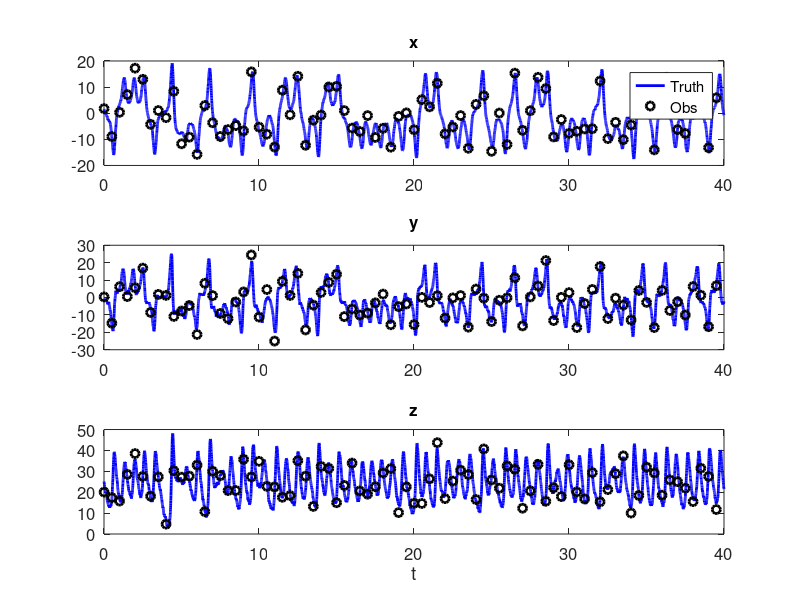

This chart was generated by the following MATLAB code:
% Chapter 5.
% Generate the truth signal of the noisy L63 model for the test using ETKF
rng(10) % fix the random number seed
T = 40; % total time length
dt = 0.005; % numerical integration time step 
dt_obs = .5; % observational time step
obs_noise = 3; % observational noise
N = round(T/dt); % total numerical integration steps
N_gap = round(dt_obs/dt); % observational gap: every 'N_gap' numerical integration steps to have one observation
% model parameters
sigma = 10;
rho = 28;
beta = 8/3;
sigma_x = sqrt(2);  
sigma_y = sqrt(12);
sigma_z = sqrt(12);
% the state variables
x_truth = zeros(1,N);
y_truth = zeros(1,N);
z_truth = zeros(1,N);
% initial values
x_truth(1) =  1.5+0.1;
y_truth(1) = -1.5+0.1;
z_truth(1) =  25+0.1;
% numerical integration, generating the true signal
for i = 2:N
    x_truth(i) = x_truth(i-1) + sigma * (y_truth(i-1) - x_truth(i-1)) * dt + sigma_x * sqrt(dt) * randn;
    y_truth(i) = y_truth(i-1) + (x_truth(i-1) * (rho - z_truth(i-1)) - y_truth(i-1)) * dt + sigma_y * sqrt(dt) * randn;
    z_truth(i) = z_truth(i-1) + (x_truth(i-1) * y_truth(i-1) - beta * z_truth(i-1)) * dt + sigma_z * sqrt(dt) * randn;
end
% adding observational noise to the true signal at the observational time
% instants
x_obs = x_truth(1: N_gap: end) + randn(1,N/N_gap) * obs_noise;
y_obs = y_truth(1: N_gap: end) + randn(1,N/N_gap) * obs_noise;
z_obs = z_truth(1: N_gap: end) + randn(1,N/N_gap) * obs_noise;
% showing the results
figure
subplot(3,1,1)
hold on
plot(dt:dt:N*dt, x_truth, 'b', 'linewidth',2);
plot(dt:N_gap*dt:N*dt, x_obs, 'ko', 'linewidth',2);
set(gca,'fontsize',12)
box on
title('x','fontsize',12)
legend('Truth','Obs')
subplot(3,1,2)
hold on
plot(dt:dt:N*dt, y_truth, 'b', 'linewidth',2);
plot(dt:N_gap*dt:N*dt, y_obs, 'ko', 'linewidth',2);
set(gca,'fontsize',12)
box on
title('y','fontsize',12)
subplot(3,1,3)
hold on
plot(dt:dt:N*dt, z_truth, 'b', 'linewidth',2);
plot(dt:N_gap*dt:N*dt, z_obs, 'ko', 'linewidth',2);
set(gca,'fontsize',12)
box on
title('z','fontsize',12)
xlabel('t')